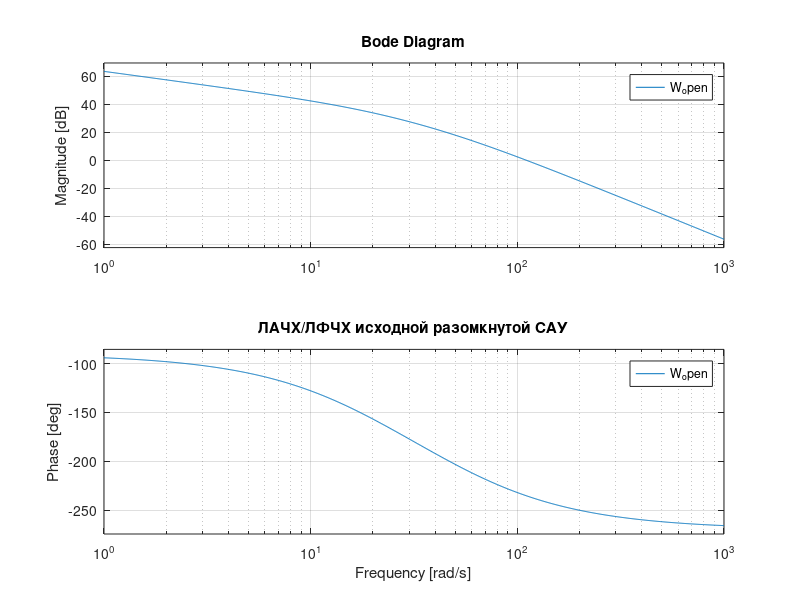

The MATLAB script that drew this image: (Note: this script raises an error after producing the figure.)
clear; clc; close all;

num = 1500;
den = [0.001  0.07  1  0];
W_open = tf(num, den);
W_closed = feedback(W_open, 1);

char_eq = [0.001  0.07  1  1500];
a3 = char_eq(4);
a2 = char_eq(3);
a1 = char_eq(2);
a0 = char_eq(1);

D1 = a2;
D2 = a2*a1 - a3*a0;
D3 = a3 * D2;

fprintf('Определители Гурвица: D1=%.2f  D2=%.2f  D3=%.2f\n', D1, D2, D3);

[Am, Pm, Wcg, Wcp] = margin(W_open);
fprintf('Запас по фазе исходной: %.2f град\n', Pm);
fprintf('Частота среза исходной: %.2f рад/с\n', Wcp);

fig1 = figure('Color','w');
subplot(2,1,1); step(W_closed, 0.2); grid on;
title('Переходная функция исходной САУ');
subplot(2,1,2); bode(W_open); grid on;
title('ЛАЧХ/ЛФЧХ исходной разомкнутой САУ');
saveas(fig1, 'Fig1_Original.png');

M_req = 1.5;
sigma_req = 37;

gamma_req = asind(1/M_req);
fprintf('Требуемый запас по фазе: %.2f град\n', gamma_req);

wc = 62;

[mag_i, ph_i] = bode(W_open, wc);
mag_i = squeeze(mag_i);
ph_i = squeeze(ph_i);
gamma_base = 180 + ph_i;
fprintf('Базовая фаза на wc: %.2f град\n', gamma_base);

delta_phi = gamma_req - gamma_base;
fprintf('Требуемое опережение: %.2f град\n', delta_phi);

alpha = (1 + sind(delta_phi)) / (1 - sind(delta_phi));
fprintf('Коэффициент alpha: %.2f\n', alpha);

T2 = 1 / (wc * sqrt(alpha));
T1 = alpha * T2;
fprintf('T1 = %.4f c, T2 = %.4f c\n', T1, T2);

L_wc = 20*log10(mag_i);
L_zv_wc = 20*log10(sqrt(1+(T1*wc)^2) / sqrt(1+(T2*wc)^2));
L_K = 0 - L_wc - L_zv_wc;
K = 10^(L_K/20);
fprintf('Коэффициент K = %.4f\n', K);

W_ku = K * tf([T1 1], [T2 1]);
disp('Передаточная функция ПКУ:');
W_ku

W_final = W_ku * W_open;
W_closed_final = feedback(W_final, 1);

[Am2, Pm2, Wcg2, Wcp2] = margin(W_final);
fprintf('Запас по фазе скорр.: %.2f град\n', Pm2);
fprintf('Частота среза скорр.: %.2f рад/с\n', Wcp2);

wM = logspace(-1, 3, 5000);
mag_closed = squeeze(abs(freqresp(W_closed_final, wM)));
[M_fact, ~] = max(mag_closed);
fprintf('Фактическое M = %.3f\n', M_fact);

info = stepinfo(W_closed_final);
fprintf('Tпп = %.4f с\n', info.SettlingTime);
fprintf('Перерегулирование = %.2f %%\n', info.Overshoot);

yesNo = @(b) subsref({'НЕТ','ДА'}, struct('type','{}','subs',{{b+1}}));
fprintf('Соответствие: sigma %.1f <= %.0f ? %s\n', info.Overshoot);

fig2 = figure('Color','w');
bode(W_open, W_ku, W_final); grid on;
legend('Исходная','ПКУ','Скорректированная','Location','best');
title('ЛАЧХ/ЛФЧХ — исходная, ПКУ, скорректированная');
saveas(fig2, 'Fig2_LACH_All.png');

fig3 = figure('Color','w');
step(W_closed_final, 0.5); grid on;
title('Переходная характеристика СКОРРЕКТИРОВАННОЙ САУ');
saveas(fig3, 'Fig3_Step_Corrected.png');

fig4 = figure('Color','w');
bode(W_closed_final); grid on;
title('ЛАЧХ/ЛФЧХ скорректированной замкнутой системы');
saveas(fig4, 'Fig4_Bode_Closed.png');
